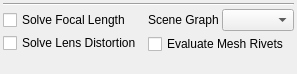
<?xml version="1.0" encoding="UTF-8"?>
<ui version="4.0">
 <class>Form</class>
 <widget class="QWidget" name="Form">
  <property name="geometry">
   <rect>
    <x>0</x>
    <y>0</y>
    <width>297</width>
    <height>74</height>
   </rect>
  </property>
  <property name="windowTitle">
   <string>Form</string>
  </property>
  <layout class="QVBoxLayout" name="verticalLayout">
   <property name="spacing">
    <number>3</number>
   </property>
   <property name="leftMargin">
    <number>3</number>
   </property>
   <property name="topMargin">
    <number>3</number>
   </property>
   <property name="rightMargin">
    <number>3</number>
   </property>
   <property name="bottomMargin">
    <number>3</number>
   </property>
   <item>
    <layout class="QHBoxLayout" name="frameRange_layout"/>
   </item>
   <item>
    <widget class="Line" name="line">
     <property name="orientation">
      <enum>Qt::Orientation::Horizontal</enum>
     </property>
    </widget>
   </item>
   <item>
    <layout class="QHBoxLayout" name="options_layout">
     <item>
      <layout class="QVBoxLayout" name="options2_layout">
       <property name="spacing">
        <number>2</number>
       </property>
       <item>
        <widget class="QCheckBox" name="solveFocalLength_checkBox">
         <property name="text">
          <string>Solve Focal Length</string>
         </property>
        </widget>
       </item>
       <item>
        <widget class="QCheckBox" name="solveLensDistortion_checkBox">
         <property name="text">
          <string>Solve Lens Distortion</string>
         </property>
        </widget>
       </item>
      </layout>
     </item>
     <item>
      <layout class="QVBoxLayout" name="options1_layout">
       <item>
        <layout class="QHBoxLayout" name="sceneGraphMode_layout">
         <item>
          <widget class="QLabel" name="sceneGraphMode_label">
           <property name="text">
            <string>Scene Graph</string>
           </property>
          </widget>
         </item>
         <item>
          <widget class="QComboBox" name="sceneGraphMode_comboBox">
           <property name="sizePolicy">
            <sizepolicy hsizetype="Minimum" vsizetype="Fixed">
             <horstretch>1</horstretch>
             <verstretch>0</verstretch>
            </sizepolicy>
           </property>
          </widget>
         </item>
        </layout>
       </item>
       <item>
        <widget class="QCheckBox" name="evalComplexGraphs_checkBox">
         <property name="text">
          <string>Evaluate Mesh Rivets</string>
         </property>
        </widget>
       </item>
      </layout>
     </item>
    </layout>
   </item>
   <item>
    <spacer name="verticalSpacer">
     <property name="orientation">
      <enum>Qt::Orientation::Vertical</enum>
     </property>
     <property name="sizeType">
      <enum>QSizePolicy::Policy::MinimumExpanding</enum>
     </property>
     <property name="sizeHint" stdset="0">
      <size>
       <width>0</width>
       <height>0</height>
      </size>
     </property>
    </spacer>
   </item>
  </layout>
 </widget>
 <resources/>
 <connections/>
</ui>
